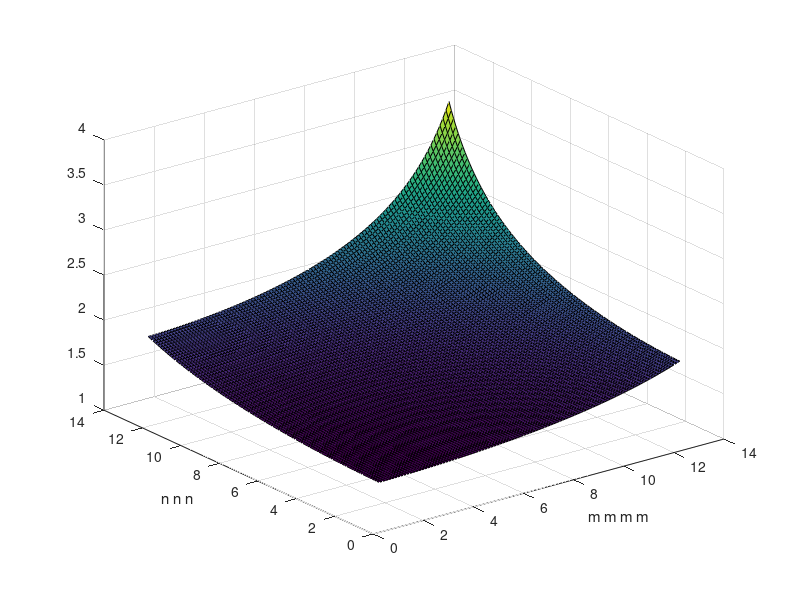

Here is the MATLAB script that generated this plot:
function testStuff



width = 3;
height = 3;

freqMHz = 1000;
lambda = 300/freqMHz;
k = 2*pi/lambda;

a = width/2;
b = height/2;

m = 4;
n = 4;

m = linspace(1, 13, 101);
n = linspace(1, 13, 101);
z = linspace(0, 0, 1);

[m, n, z0] = meshgrid (m, n, z);


gammaMN = pi./(a*b*sqrt(1-(m.*pi./2./a./k).^2 - (n.*pi./2./b./k).^2));

figure (1)
surf (m(:,:,1), n(:,:,1), abs(gammaMN(:,:,1)));
xlabel ('m m m m');
ylabel('n n n ');


max(max((gammaMN)))

